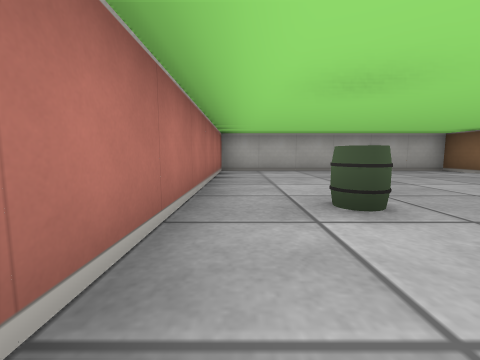
View 1 (above)

16 first-person views from a walk through a cub3D maze. The camera is about half as high as the walls, tilts 6° down and sees 90° across. The floor is counted in squares. Each view is taken from the middle of a square. On the plan, view 1 faces up. The plan holds only what a view shows up to about 9 squares ahead; the rest is blank.

View 2
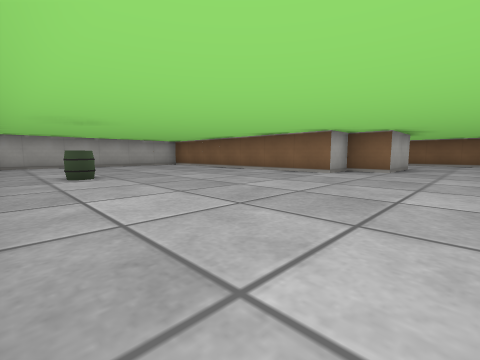

View 3
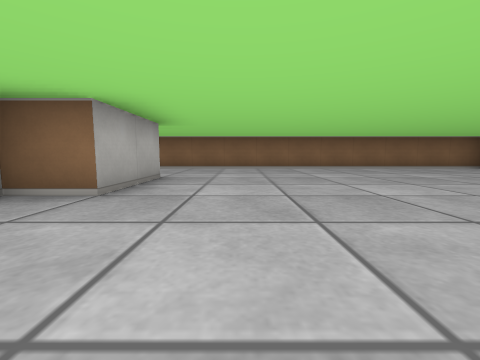

View 4
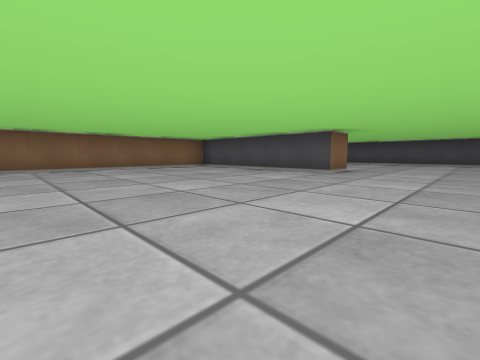

View 5
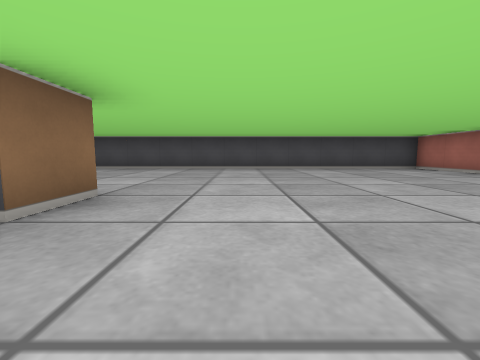

View 6
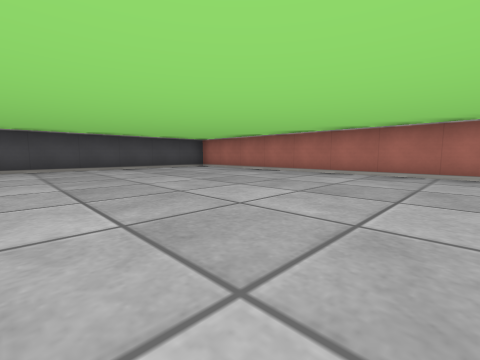

View 7
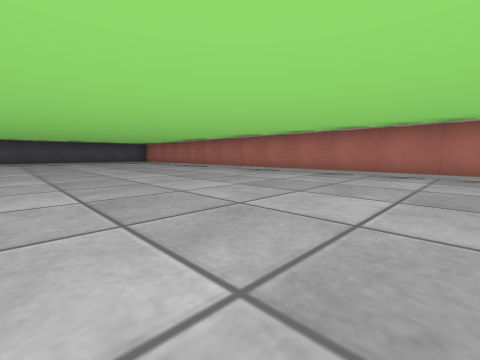

View 8
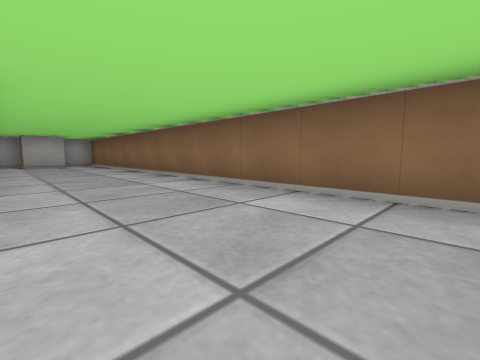

View 9
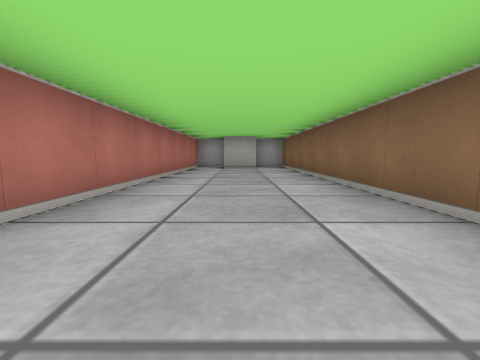

View 10
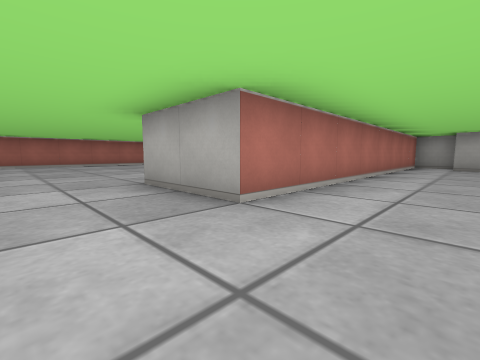

View 11
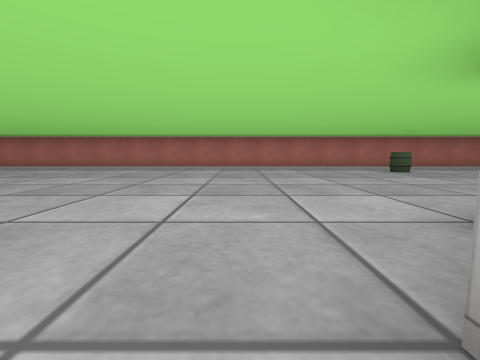

View 12
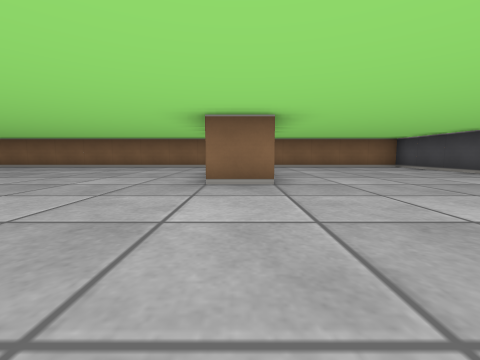

View 13
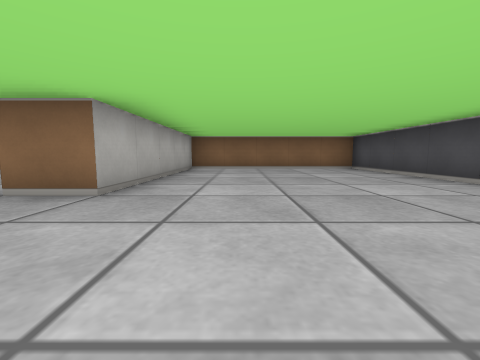

View 14
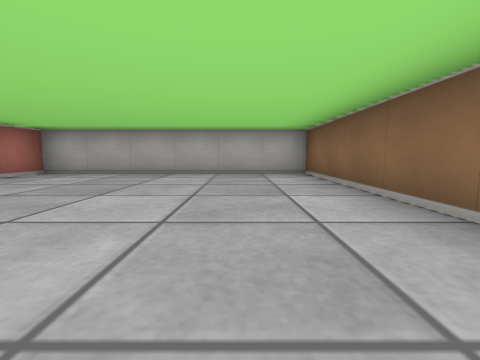

View 15
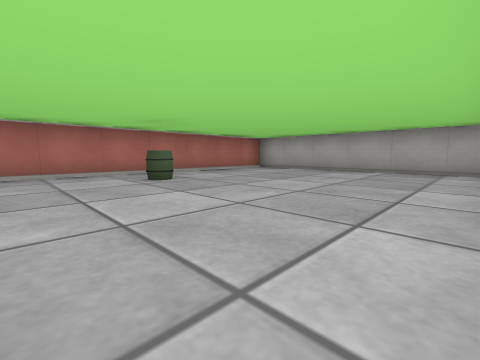

View 16
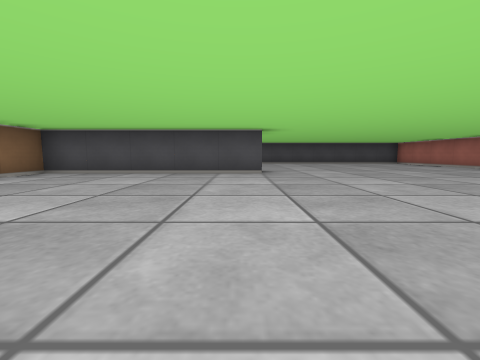

### Floor plan
Points are (right, up) in squares from view 1. A wall is a line through its corners. A room is listed if a view was taken in it or the views show most of it. See-through windows are left out.
Room 1 (views 1, 2, 3, 4, 5, 6, 7, 8, 9, 10, 11, 12, 13, 14, 15, 16)
walls: (10.6, 5.5) (9.5, 5.5) (9.5, 6.5) (8.5, 6.5) (8.5, -1.5) (6.5, -1.5) (6.5, -0.5) (5.5, -0.5) (5.5, 6.5) (-0.5, 6.5) (-0.5, -16.5) (11.5, -16.5) (11.5, -11.5) (6.5, -11.5) (6.5, -10.5) (11.5, -10.5) (11.5, 6.5) (10.5, 6.5)
objects: barrel (1, 2)

Positions as (right, up) in squares from view 1, and headings:
1: (0, 0), facing up
2: (0, -3), facing up-right
3: (4, -3), facing right
4: (4, -5), facing down-right
5: (5, -9), facing down
6: (5, -9), facing down-left
7: (5, -4), facing down-left
8: (9, -4), facing up-right
9: (10, -2), facing up
10: (10, -3), facing up-left
11: (7, -2), facing left
12: (3, -11), facing right
13: (4, -13), facing right
14: (4, 1), facing up
15: (5, 0), facing up-left
16: (7, -5), facing down
